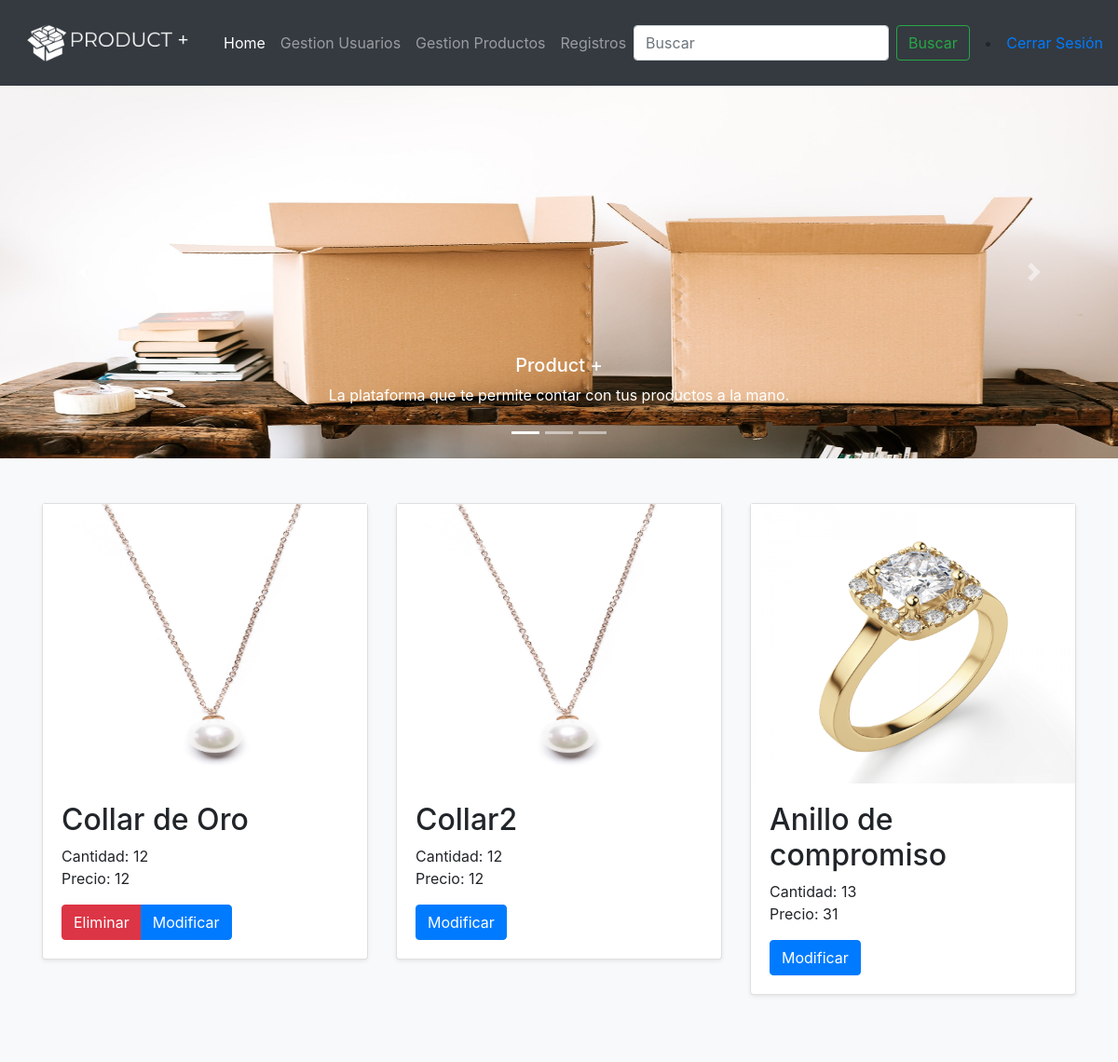
The page /home (signed in) on the database as committed earlier.
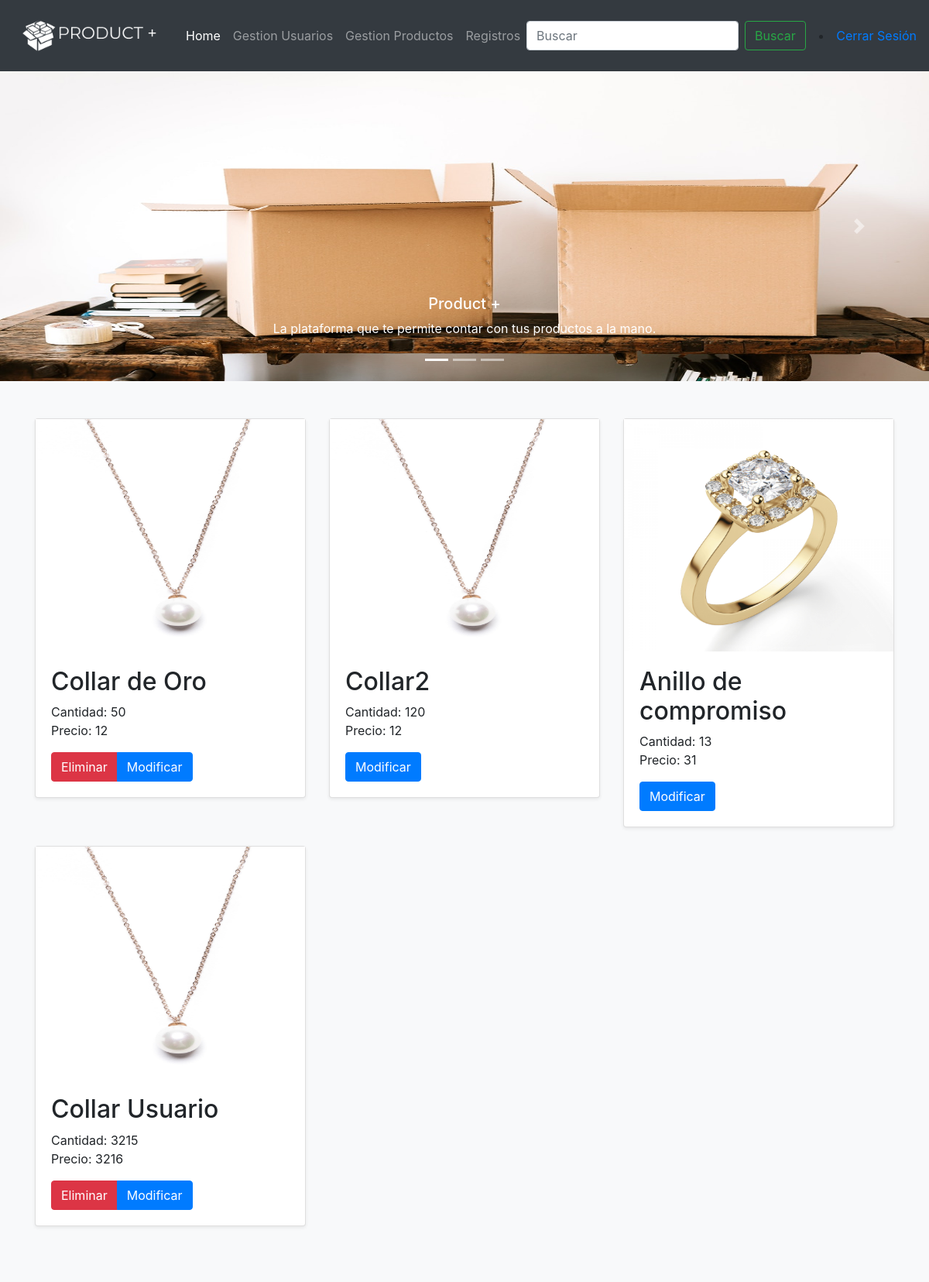
The same page on the database as committed later.
### app.py (models this page shows, shortened)
class Product(db.Model):
    id = db.Column(db.Integer, primary_key=True)
    nombre = db.Column(db.String(200), nullable=False)
    referencia = db.Column(db.String(25), nullable=False)
    marca = db.Column(db.String(50), nullable=False)
    precio = db.Column(db.Integer, nullable =False)
    cantidad = db.Column(db.Integer, nullable=False)
    imagen = db.Column(db.String(50), nullable=False)
    date_created = db.Column(db.DateTime, default=datetime.utcnow)
    estado = db.Column(db.String, nullable=False)

### app.py (the view)
@app.route('/home')
@login_required
def home():
    products = Product.query.order_by(Product.date_created).all()
    return render_template('home.html',products=products)

### app.py (called while the page is built)
def login_required(view):
    @functools.wraps( view )
    def wrapped_view(**kwargs):
        if g.user is None:
            return redirect( url_for( 'index' ) )
        return view( **kwargs )
    return wrapped_view

@app.before_request
def load_logged_in_user():
    user_id = session.get( 'user_id' )
    if user_id is None:
        g.user = None
    else:
        user = User.query.filter_by(id = user_id).first()
        g.user = user

### templates/home.html (shortened to what this page needs)
{% extends 'base.html' %} {% block content %}
<div id="carouselHome" class="carousel slide" data-ride="carousel">
    <ol class="carousel-indicators">
        <li data-target="#carouselHome" data-slide-to="0" class="active"></li>
        <li data-target="#carouselHome" data-slide-to="1"></li>
        <li data-target="#carouselHome" data-slide-to="2"></li>
    </ol>
    <div class="carousel-inner" style="height: 400px;">
        <div class="carousel-item active" style="height: 400px;">
            <img src="{{ url_for('static',filename='img/1.jpg')}}" class="d-block w-100" alt="..." style="height: 400px;">
            <div class="carousel-caption d-none d-md-block">
                <h5>Product +</h5>
                <p>La plataforma que te permite contar con tus productos a la mano.</p>
            </div>
        </div>
    </div>
    <a class="carousel-control-prev" href="#carouselHome" role="button" data-slide="prev">
        <span class="carousel-control-prev-icon" aria-hidden="true"></span>
    </a>
    <a class="carousel-control-next" href="#carouselHome" role="button" data-slide="next">
        <span class="carousel-control-next-icon" aria-hidden="true"></span>
    </a>
</div>
<div class="album py-5 bg-light">
    <div class="container">
        <div class="row">
            {% for product in products%}
            <div class="col-md-4">
                <div class="card mb-4 shadow-sm">
                    <img src="{{ url_for('static',filename='imgProduct/'+product.imagen )}}" height="300px" alt=""></td>
                    <div class="card-body">
                        <h2>{{ product.nombre }}</h2>
                        <p class="card-text">
                            Cantidad: {{ product.cantidad }}
                            <br> Precio: {{ product.precio }}
                        </p>
                        <div class="d-flex justify-content-between align-items-center">
                            <div class="btn-group">
                                {% if g.user.tipo == '1' %} {% if product.estado != '2' %}
                                <a href="/deleteProduct/{{product.id}}" class="btn btn-danger">Eliminar</a> {% endif %}
                                <a href="/updateProduct/{{product.id}}" class="btn btn-primary">Modificar</a> {% endif %}
                            </div>
                        </div>
                    </div>
                </div>
            </div>
            {% endfor %}
        </div>
    </div>
</div>
{% endblock %}

Rows that differ between the two databases and show on the page:
changed Product "Collar de Oro": cantidad "12" → "50"
changed Product "Collar2": cantidad "12" → "120"
added Product: imagen (picture), nombre "Collar Usuario", cantidad "3215", precio "3216"
